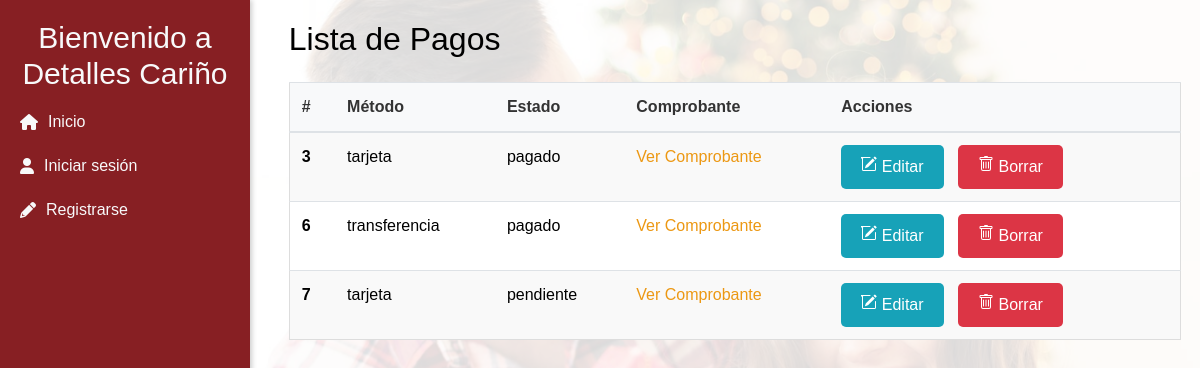
Screenshot of /pagos with the database file from the repository.
### pedidos/models.py (models this page shows, shortened)
class Pago(models.Model):
    OPC_METODO = [("transferencia", "Transferencia"),("tarjeta", "Tarjeta")]
    OPC_ESTADO_PAGO = [("pagado", "Pagado"),("pendiente", "Pendiente")]
    metodo = models.CharField(max_length=50, choices=OPC_METODO)
    estado = models.CharField(max_length=50, choices=OPC_ESTADO_PAGO, default="pendiente")
    comprobante = models.ImageField(upload_to='comprobantes/', default='comprobantes/comprobante-default.jpg',  null=True, blank=True)       #Cambiar que se puede enviar vacio

### pedidos/views.py (the view)
# urls.py: path('pagos', pagos, name='pagos'),                                                     #Consultar
def pagos(request):
    pagos = Pago.objects.all()
    contenido = {
        'pagos': pagos,
        'cliente': request.cliente  # Llama al cliente del middleware
    }
    return render(request, 'pagos/listado.html', contenido)

### templates/pagos/listado.html (shortened to what this page needs)
{% extends 'menu.html' %}
{% block content %}
  <div class="info-cliente">
    <h2 class="mb-4">Lista de Pagos</h2>
    <table class="table">
      <thead>
        <tr>
          <th scope="col">#</th>
          <th scope="col">Método</th>
          <th scope="col">Estado</th>
          <th scope="col">Comprobante</th>
          <th scope="col">Acciones</th>
        </tr>
      </thead>
      <tbody>
        {% for pago in pagos %}
        <tr>
          <th scope="row" data-label="#">{{ pago.id }}</th>
          <td data-label="Método">{{ pago.metodo }}</td>
          <td data-label="Estado">{{ pago.estado }}</td>
          <td data-label="Comprobante">
            {% if pago.comprobante %}
              <a href="{{ pago.comprobante.url }}" target="_blank">Ver Comprobante</a>
            {% else %}
              No disponible
            {% endif %}
          </td>
          <td>
            <a href="{% url 'detalle_pago' pago.id %}" class="btn btn-info btn-sm">
              Editar
            </a>
            <form action="{% url 'eliminar_pago' pago.id %}" method="post" style="display:inline;" class="delete-form">
                <button type="submit" class="btn btn-danger btn-sm">
                  Borrar
                </button>
            </form>
          </td>
        </tr>
        {% endfor %}
      </tbody>
    </table>
  </div>
{% endblock %}

### static/css/main.css (style rules this page uses)
body { font-family: Arial, sans-serif; color: #000000; position: relative; }
body::before { content: ""; position: fixed; top: 0; left: 0; width: 100%; height: 100vh; background-image: url("../img/bg-main.jpg"); background-size: cover; background-position: center; background-repeat: no-repeat; z-index: -1; }
body::after { content: ""; position: fixed; top: 0; left: 0; width: 100%; height: 100%; background-color: rgba(255, 255, 255, 0.85); z-index: -1; }
table { background-color: #fff; border-radius: 20px; border: 1px solid #ddd; -webkit-overflow-scrolling: touch; }
thead th { background-color: #f8f9fa; color: #333; }
tbody tr:nth-child(odd) { background-color: #f9f9f9; }
tbody tr:nth-child(even) { background-color: #fff; }
tbody td { vertical-align: middle; }
.btn { padding: 10px 20px; font-size: 16px; border: none; border-radius: 5px; cursor: pointer; transition: background-color 0.3s ease; margin-right: 10px; }
a { color: #ec9813; text-decoration: none; }

### rows the page displays
Pago: id "3", metodo "tarjeta", estado "pagado"
Pago: id "6", metodo "transferencia", estado "pagado"
Pago: id "7", metodo "tarjeta", estado "pendiente"
